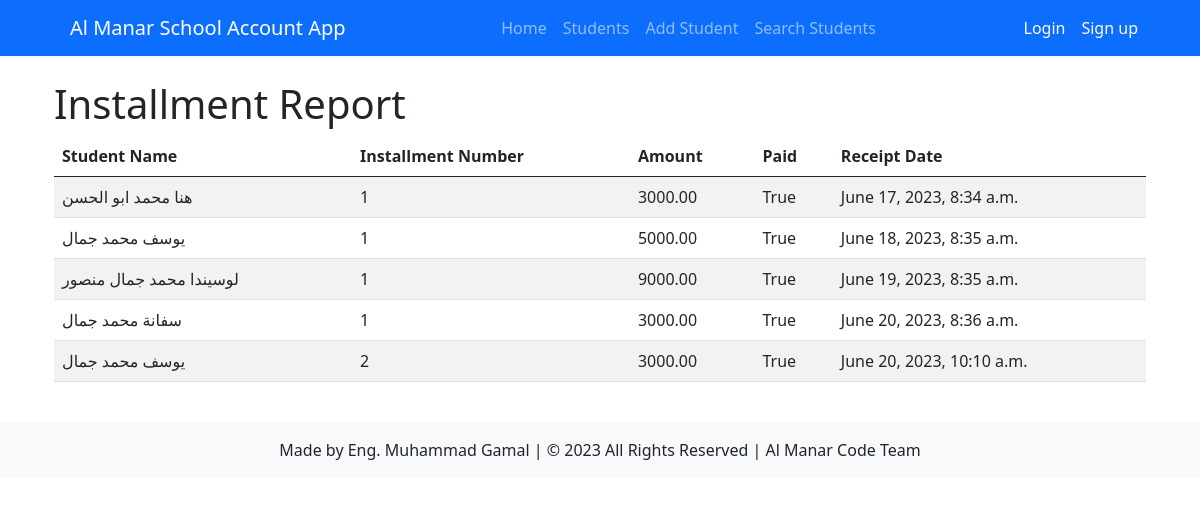
The app's page /students/generate-installment-report/, older data.
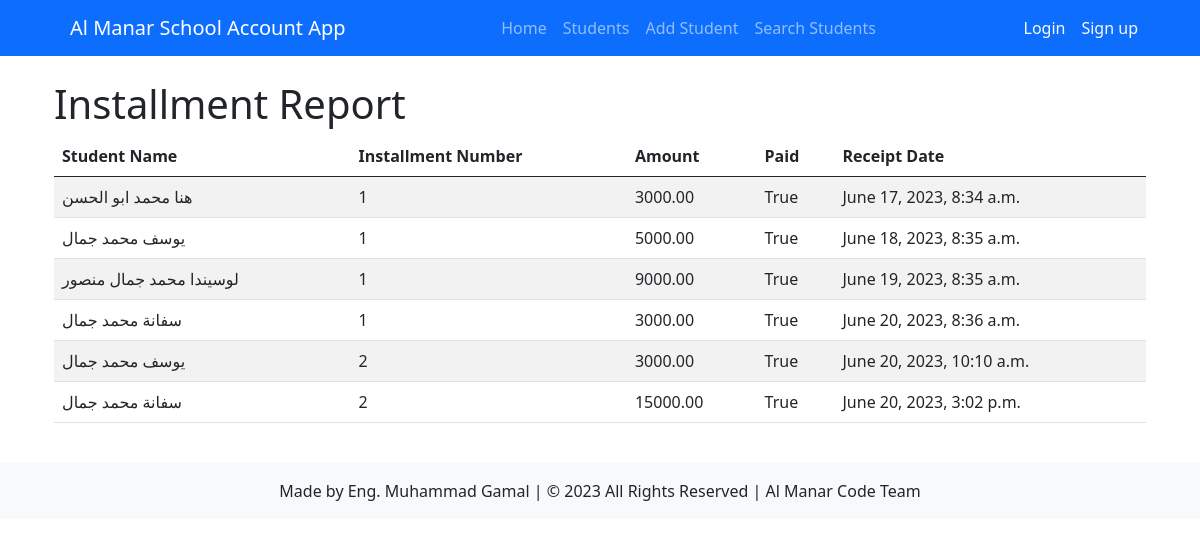
The same page, newer data.
### students/models.py (models this page shows, shortened)
class Tuition(models.Model):
    student = models.ForeignKey('Student', related_name='tuitions', on_delete=models.CASCADE)
    installment_number = models.IntegerField()
    amount_tuition = models.DecimalField(max_digits=8, decimal_places=2)
    paid = models.BooleanField(default=False)
    receipt_date = models.DateTimeField(default=timezone.now, editable=False)

class Student(models.Model):
    GENDER_CHOICES = (
        ('', '---------'),
        ('M', 'Male'),
        ('F', 'Female'),
    )
    name = models.CharField(max_length=50)
    national_number = models.IntegerField(unique=True)
    age = models.IntegerField()
    gender = models.CharField(max_length=1, choices=GENDER_CHOICES)
    date_of_birth = models.DateField()
    academic_year = models.ForeignKey(AcademicYear, on_delete=models.CASCADE, default=timezone.now)
    classroom = models.ManyToManyField(Classroom)
    classroom_name = models.ForeignKey(Classroom, on_delete=models.SET_NULL, null=True, related_name='students_by_name')
    total_payments = models.DecimalField(max_digits=8, decimal_places=2, default=0)
    total_owed = models.DecimalField(max_digits=8, decimal_places=2, default=0)

### students/views.py (the view)
# urls.py: path('generate-installment-report/', views.generate_installment_report, name='generate_installment_report'),
def generate_installment_report(request):
    installments = Tuition.objects.all()
    context = {
        'installments': installments
    }
    return render(request, 'students/generate_installment_report.html', context)

### students/templates/students/generate_installment_report.html (shortened to what this page needs)
{% extends 'students/base.html' %}
{% block content %}
    <h1>Installment Report</h1>
    <div class="table-responsive">
        <table class="table table-striped">
            <thead>
                <tr>
                    <th>Student Name</th>
                    <th>Installment Number</th>
                    <th>Amount</th>
                    <th>Paid</th>
                    <th>Receipt Date</th>
                </tr>
            </thead>
            <tbody>
                {% for installment in installments %}
                    <tr>
                        <td>{{ installment.student.name }}</td>
                        <td>{{ installment.installment_number }}</td>
                        <td>{{ installment.amount_tuition }}</td>
                        <td>{{ installment.paid }}</td>
                        <td>{{ installment.receipt_date }}</td>
                    </tr>
                {% endfor %}
            </tbody>
        </table>
    </div>
{% endblock %}

Row changes from the older to the newer data that the page shows:
added Tuition: student.name "سفانة محمد جمال", installment_number "2", amount_tuition "15000.00", paid "True", receipt_date "June 20, 2023, 3:02 p.m."
